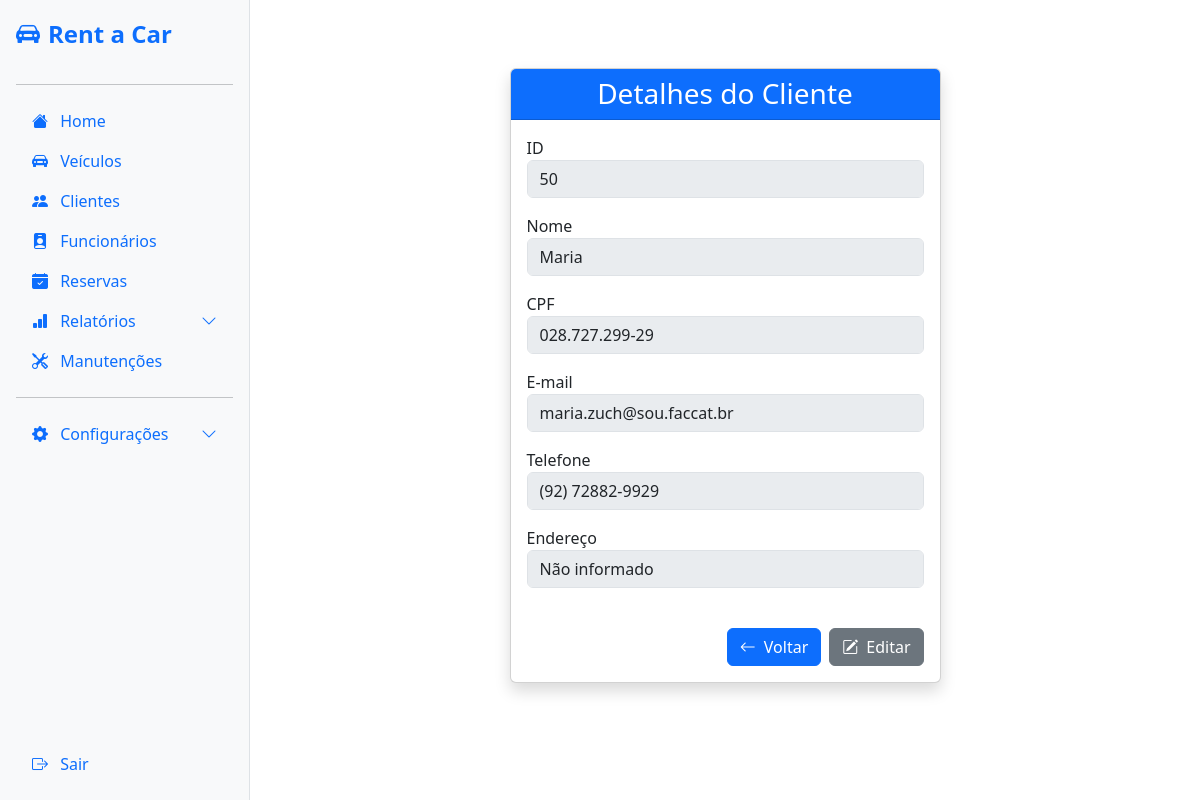
The page /client/50/ (signed in) on the database its author committed.
### client/models.py (models this page shows, shortened)
class Client(models.Model):
    name = models.CharField(max_length=255, verbose_name="Nome")
    cpf = models.CharField(max_length=11, unique=True, verbose_name="CPF")
    email = models.EmailField(verbose_name="E-mail")
    address = models.TextField(blank=True, null=True, verbose_name="Endereço")
    phone = models.CharField(max_length=11, verbose_name="Telefone")
    active = models.BooleanField(default=True, verbose_name="Ativo")
    class Meta:
        verbose_name = "Cliente"
        verbose_name_plural = "Clientes"
    @property
    def cpf_formatado(self):
        cpf = self.cpf
        return f"{cpf[:3]}.{cpf[3:6]}.{cpf[6:9]}-{cpf[9:]}"
    @property
    def phone_formatado(self):
        if len(self.phone) == 11:
            ddd = self.phone[:2]
            parte1 = self.phone[2:7]
            parte2 = self.phone[7:]
            return f"({ddd}) {parte1}-{parte2}"
        return self.phone  # se não tiver 11 dígitos, retorna como está

### client/views.py (the view)
# urls.py: path('<int:id>/', views.client_detail, name='client_detail'),
@login_required
def client_detail(request, id):
    client = get_object_or_404(Client, id=id)
    active_reservations = client.reservations.filter(status='active')
    has_active_reservations = active_reservations.exists()
    return render(request, 'clients/detail.html', {
        'client': client,
        'active_reservations': active_reservations,
        'has_active_reservations': has_active_reservations,
    })

### client/templates/clients/detail.html (shortened to what this page needs)
{% extends "base/base.html" %}
{% block content %}
<div class="container mt-5">
  <div class="row justify-content-center">
    <div class="col-md-8 col-lg-6">
      <div class="card shadow">
        <div class="card-header bg-primary text-white text-center">
          <h3 class="mb-0">Detalhes do Cliente</h3>
        </div>
        <div class="card-body">
          <form>
            <div class="mb-3">
              <label for="id">ID</label>
              <input type="id" id="id" class="form-control" value="{{ client.id}}" disabled>
            </div>
            <div class="mb-3">
              <label for="id_name">Nome</label>
              <input type="text" id="id_name" class="form-control" value="{{ client.name|title }}" disabled>
            </div>
            <div class="mb-3">
              <label for="id_cpf">CPF</label>
              <input type="text" id="id_cpf" class="form-control" value="{{ client.cpf_formatado }}" disabled>
            </div>
            <div class="mb-3">
              <label for="id_email">E-mail</label>
              <input type="email" id="id_email" class="form-control" value="{{ client.email }}" disabled>
            </div>
            <div class="mb-3">
              <label for="id_phone">Telefone</label>
              <input type="text" id="id_phone" class="form-control" value="{{ client.phone_formatado }}" disabled>
            </div>
            <div class="mb-3">
              <label for="id_address">Endereço</label>
              <textarea id="id_address" class="form-control" rows="3" disabled>{{ client.address|default:"Não informado" }}</textarea>
            </div>
           <div class="d-flex justify-content-end gap-2 mt-4">
              <a
                href="{% url 'client_list' %}"
                class="btn btn-primary d-flex align-items-center"
              >
                <i class="bi bi-arrow-left me-2"></i> Voltar
              </a>
              <a
                href="{% url 'client_update' client.id %}"
                class="btn btn-secondary d-flex align-items-center"
              >
                <i class="bi bi-pencil-square me-2"></i> Editar
              </a>
           </div>
          </form>
        </div>
      </div>
    </div>
  </div>
</div>
{% endblock %}

### client/templates/clients/detail.html (style rules this page uses)
input, textarea, select { width: 100%; padding: 8px 12px; border: 1px solid #d1d5db; border-radius: 8px; background-color: #fff; font-size: 1rem; box-sizing: border-box; transition: border-color 0.3s ease; }
textarea { height: 38px; resize: none; padding: 8px 12px; border: 1px solid #d1d5db; border-radius: 8px; background-color: #fff; font-size: 1rem; box-sizing: border-box; transition: border-color 0.3s ease; }

### rows shown on the page
Client: id "50", name "Maria", cpf_formatado "028.727.299-29", email "maria.zuch@sou.faccat.br", phone_formatado "(92) 72882-9929", address "Não informado"
